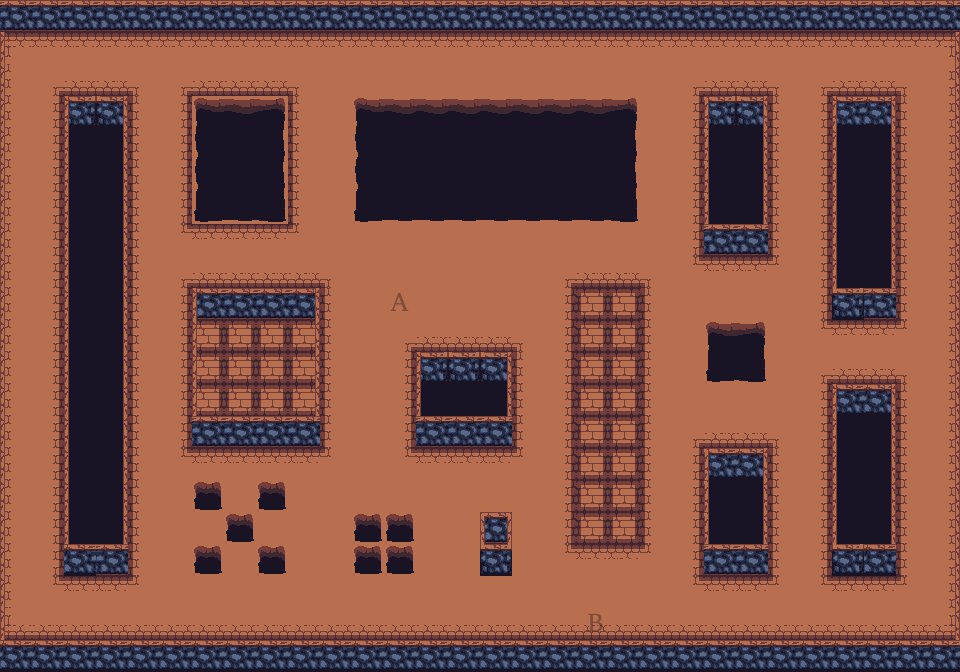

A 2D game scene composited from a Tiled map and its tileset images. What follows is a short description and the map's XML, with every tile layer's data as written:
An orthogonal 30x21 tile map with 32x32 px tiles, 3 tile layers (terrain_a, terrain_b, meta_info), 2 tilesets.

<map version="1.0" tiledversion="1.0.3" orientation="orthogonal" renderorder="right-up" width="30" height="21" tilewidth="32" tileheight="32" nextobjectid="1">
 <tileset firstgid="1" name="stealthix_tileset_dungeon" tilewidth="32" tileheight="32" tilecount="64" columns="8">
  <image source="stealthix_tileset_dungeon.png" width="256" height="256" />
 </tileset>
 <tileset firstgid="65" source="meta_tiles.tsx" />
 <layer name="terrain_a" width="30" height="21">
  <data encoding="csv">
0,0,0,0,0,0,0,0,0,0,0,0,0,0,0,0,0,0,0,0,0,0,0,0,0,0,0,0,0,0,
33,0,0,0,0,0,0,0,0,0,0,0,0,0,0,0,0,0,0,0,0,0,0,0,0,0,0,0,0,35,
41,0,0,0,0,0,0,0,0,0,0,0,0,0,0,0,0,0,0,0,0,0,0,0,0,0,0,0,0,43,
41,0,20,20,0,0,0,0,0,0,0,0,0,0,0,0,0,0,0,0,0,0,20,20,0,0,18,18,0,43,
41,0,46,46,0,0,0,0,0,0,0,0,0,0,0,0,0,0,0,0,0,0,46,46,0,0,46,46,0,43,
41,0,46,46,0,0,0,0,0,0,0,0,0,0,0,0,0,0,0,0,0,0,46,46,0,0,46,46,0,43,
41,0,46,46,0,0,0,0,0,0,0,0,0,0,0,0,0,0,0,0,0,0,46,46,0,0,46,46,0,43,
41,0,46,46,0,0,0,0,0,0,0,0,0,0,0,0,0,0,0,0,0,0,0,0,0,0,46,46,0,43,
41,0,46,46,0,0,0,0,0,0,0,0,0,0,0,0,0,0,0,0,0,0,0,0,0,0,46,46,0,43,
41,0,46,46,0,0,2,2,2,2,0,0,0,0,0,0,0,0,0,0,0,0,0,0,0,0,0,0,0,43,
41,0,46,46,0,0,52,52,52,52,0,0,0,0,0,0,0,0,0,0,0,0,0,0,0,0,0,0,0,43,
41,0,46,46,0,0,52,52,52,52,0,0,0,20,20,20,0,0,0,0,0,0,0,0,0,0,0,0,0,43,
41,0,46,46,0,0,52,52,52,52,0,0,0,46,46,46,0,0,0,0,0,0,0,0,0,0,18,18,0,43,
41,0,46,46,0,0,0,0,0,0,0,0,0,0,0,0,0,0,0,0,0,0,0,0,0,0,46,46,0,43,
41,0,46,46,0,0,0,0,0,0,0,0,0,0,0,0,0,0,0,0,0,0,18,18,0,0,46,46,0,43,
41,0,46,46,0,0,0,0,0,0,0,0,0,0,0,0,0,0,0,0,0,0,46,46,0,0,46,46,0,43,
41,0,46,46,0,0,0,0,0,0,0,0,0,0,0,0,0,0,0,0,0,0,46,46,0,0,46,46,0,43,
41,0,0,0,0,0,0,0,0,0,0,0,0,0,0,0,0,0,0,0,0,0,0,0,0,0,0,0,0,43,
41,0,0,0,0,0,0,0,0,0,0,0,0,0,0,0,0,0,0,0,0,0,0,0,0,0,0,0,0,43,
49,0,0,0,0,0,0,0,0,0,0,0,0,0,0,0,0,0,0,0,0,0,0,0,0,0,0,0,0,51,
0,0,0,0,0,0,0,0,0,0,0,0,0,0,0,0,0,0,0,0,0,0,0,0,0,0,0,0,0,0
</data>
 </layer>
 <layer name="terrain_b" width="30" height="21">
  <data encoding="csv">
2,2,2,2,2,2,2,2,2,2,2,2,2,2,2,2,2,2,2,2,2,2,2,2,2,2,2,2,2,2,
11,34,34,34,34,34,34,34,34,34,34,34,34,34,34,34,34,34,34,34,34,34,34,34,34,34,34,34,34,9,
11,57,50,50,58,57,50,50,50,58,42,42,42,42,42,42,42,42,42,42,42,57,50,50,58,57,50,50,58,9,
11,43,11,9,41,43,37,38,39,41,42,37,38,38,38,38,38,38,38,39,42,43,3,9,41,43,11,9,41,9,
11,43,11,9,41,43,45,46,47,41,42,45,46,46,46,46,46,46,46,47,42,43,3,9,41,43,11,9,41,9,
11,43,11,9,41,43,45,46,47,41,42,45,46,46,46,46,46,46,46,47,42,43,3,9,41,43,11,9,41,9,
11,43,11,9,41,43,53,54,55,41,42,53,54,54,54,54,54,54,54,55,42,43,3,9,41,43,11,9,41,9,
11,43,11,9,41,59,34,34,34,60,42,42,42,42,42,42,42,42,42,42,42,43,2,2,41,43,11,9,41,9,
11,43,11,9,41,57,50,50,50,50,58,42,42,42,42,42,42,57,50,50,58,59,34,34,60,43,11,9,41,9,
11,43,11,9,41,43,11,0,0,9,41,42,42,42,42,42,42,43,52,52,41,42,42,42,42,43,20,2,41,9,
11,43,11,9,41,43,11,0,0,9,41,42,57,50,50,50,58,43,52,52,41,42,37,39,42,59,34,34,60,9,
11,43,11,9,41,43,11,0,0,9,41,42,43,11,0,9,41,43,52,52,41,42,53,55,42,57,50,50,58,9,
11,43,11,9,41,43,11,0,0,9,41,42,43,11,0,9,41,43,52,52,41,42,42,42,42,43,11,9,41,9,
11,43,11,9,41,43,2,2,2,2,41,42,43,2,2,2,41,43,52,52,41,57,50,50,58,43,11,9,41,9,
11,43,11,9,41,59,34,34,34,34,60,42,59,34,34,34,60,43,52,52,41,43,3,9,41,43,11,9,41,9,
11,43,11,9,41,42,44,42,44,42,42,42,42,42,42,42,42,43,52,52,41,43,3,9,41,43,11,9,41,9,
11,43,11,9,41,42,42,44,42,42,42,44,44,42,42,4,42,43,52,52,41,43,3,9,41,43,11,9,41,9,
11,43,18,2,41,42,44,42,44,42,42,44,44,42,42,20,42,59,34,34,60,43,2,2,41,43,20,18,41,9,
11,59,34,34,60,42,42,42,42,42,42,42,42,42,42,42,42,42,42,42,42,59,34,34,60,59,34,34,60,9,
11,50,50,50,50,50,50,50,50,50,50,50,50,50,50,50,50,50,50,50,50,50,50,50,50,50,50,50,50,9,
18,18,18,18,18,18,18,18,18,18,18,18,18,18,18,18,18,18,18,18,18,18,18,18,18,18,18,18,18,18
</data>
 </layer>
 <layer name="meta_info" width="30" height="21" opacity="0.63">
  <data encoding="csv">
0,0,0,0,0,0,0,0,0,0,0,0,0,0,0,0,0,0,0,0,0,0,0,0,0,0,0,0,0,0,
0,0,0,0,0,0,0,0,0,0,0,0,0,0,0,0,0,0,0,0,0,0,0,0,0,0,0,0,0,0,
0,0,0,0,0,0,0,0,0,0,0,0,0,0,0,0,0,0,0,0,0,0,0,0,0,0,0,0,0,0,
0,0,0,0,0,0,0,0,0,0,0,0,0,0,0,0,0,0,0,0,0,0,0,0,0,0,0,0,0,0,
0,0,0,0,0,0,0,0,0,0,0,0,0,0,0,0,0,0,0,0,0,0,0,0,0,0,0,0,0,0,
0,0,0,0,0,0,0,0,0,0,0,0,0,0,0,0,0,0,0,0,0,0,0,0,0,0,0,0,0,0,
0,0,0,0,0,0,0,0,0,0,0,0,0,0,0,0,0,0,0,0,0,0,0,0,0,0,0,0,0,0,
0,0,0,0,0,0,0,0,0,0,0,0,0,0,0,0,0,0,0,0,0,0,0,0,0,0,0,0,0,0,
0,0,0,0,0,0,0,0,0,0,0,0,0,0,0,0,0,0,0,0,0,0,0,0,0,0,0,0,0,0,
0,0,0,0,0,0,0,0,0,0,0,0,67,0,0,0,0,0,0,0,0,0,0,0,0,0,0,0,0,0,
0,0,0,0,0,0,0,0,0,0,0,0,0,0,0,0,0,0,0,0,0,0,0,0,0,0,0,0,0,0,
0,0,0,0,0,0,0,0,0,0,0,0,0,0,0,0,0,0,0,0,0,0,0,0,0,0,0,0,0,0,
0,0,0,0,0,0,0,0,0,0,0,0,0,0,0,0,0,0,0,0,0,0,0,0,0,0,0,0,0,0,
0,0,0,0,0,0,0,0,0,0,0,0,0,0,0,0,0,0,0,0,0,0,0,0,0,0,0,0,0,0,
0,0,0,0,0,0,0,0,0,0,0,0,0,0,0,0,0,0,0,0,0,0,0,0,0,0,0,0,0,0,
0,0,0,0,0,0,0,0,0,0,0,0,0,0,0,0,0,0,0,0,0,0,0,0,0,0,0,0,0,0,
0,0,0,0,0,0,0,0,0,0,0,0,0,0,0,0,0,0,0,0,0,0,0,0,0,0,0,0,0,0,
0,0,0,0,0,0,0,0,0,0,0,0,0,0,0,0,0,0,0,0,0,0,0,0,0,0,0,0,0,0,
0,0,0,0,0,0,0,0,0,0,0,0,0,0,0,0,0,0,0,0,0,0,0,0,0,0,0,0,0,0,
0,0,0,0,0,0,0,0,0,0,0,0,0,0,0,0,0,0,68,0,0,0,0,0,0,0,0,0,0,0,
0,0,0,0,0,0,0,0,0,0,0,0,0,0,0,0,0,0,0,0,0,0,0,0,0,0,0,0,0,0
</data>
 </layer>
</map>
